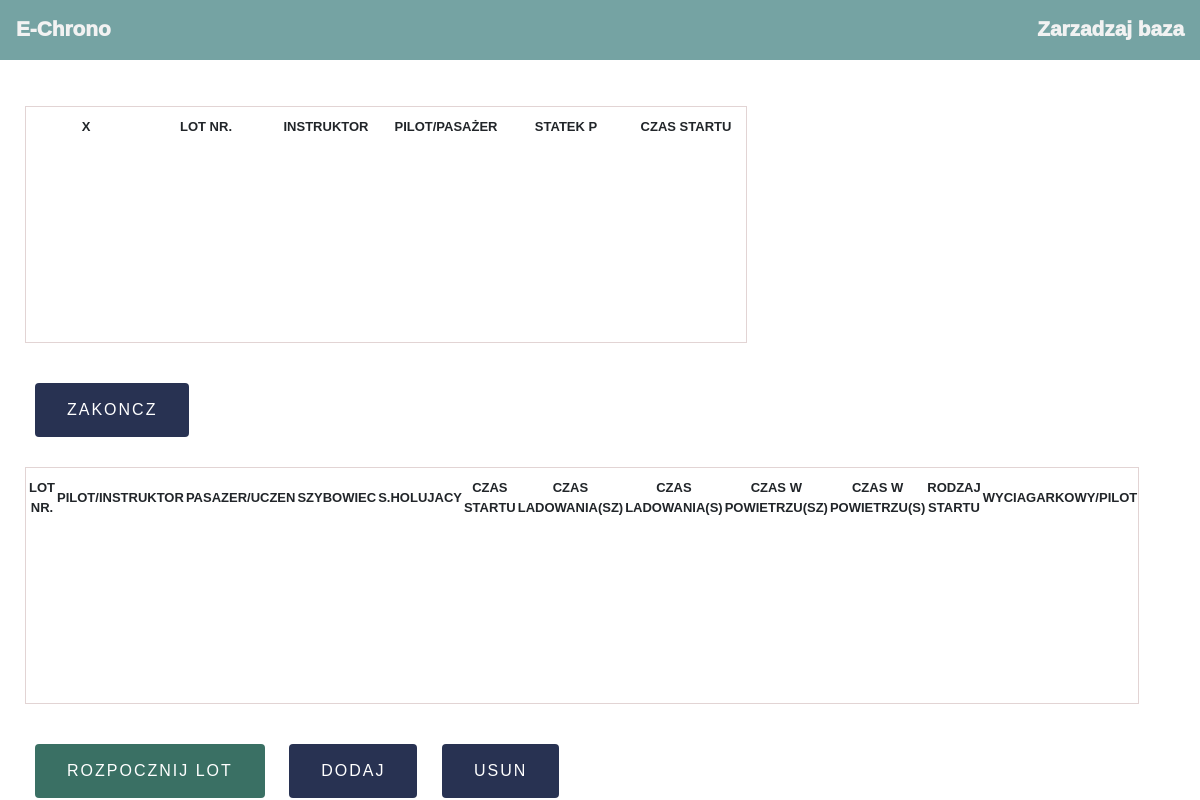
Before: / with the older database file.
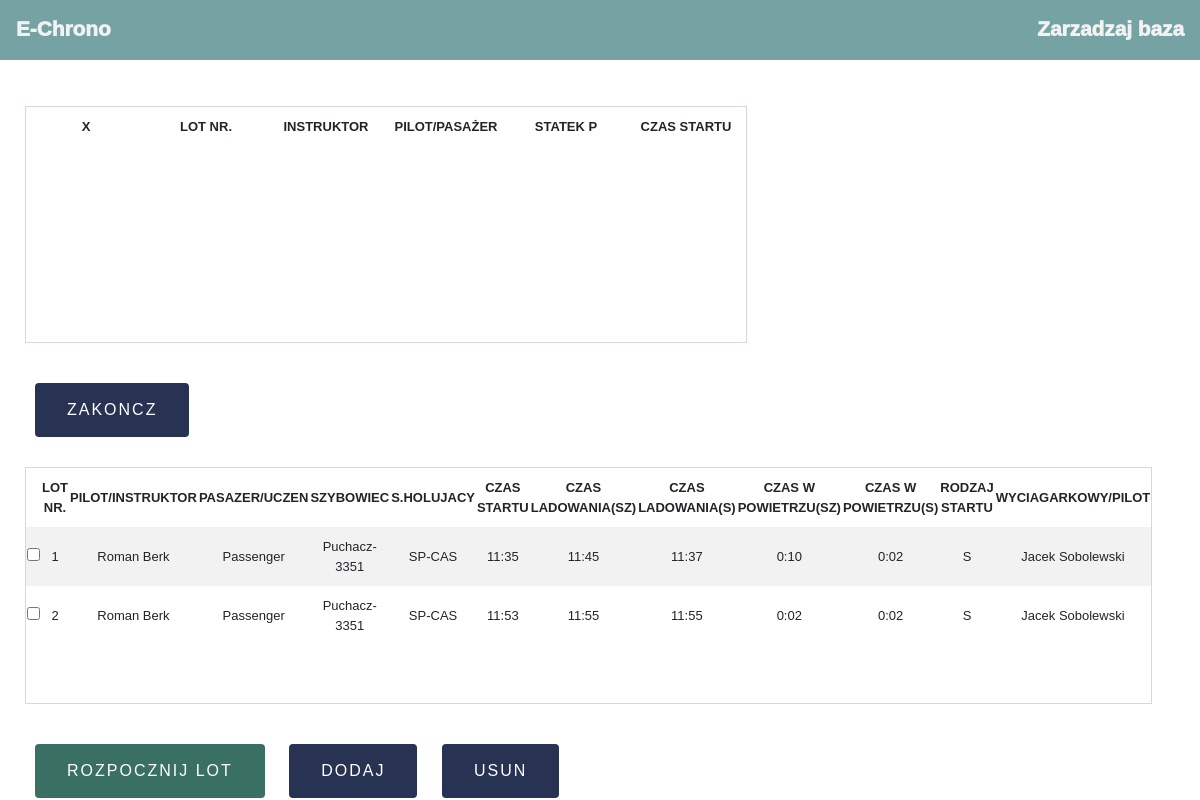
After: the same page with the newer database file.
### DB_Models.py (models this page shows)
class Chronometer(db.Model):
    __tablename__ = "chrono"
    flight_nr = db.Column("flight_nr", db.Integer, primary_key=True, autoincrement=True)
    time_of_start = db.Column("time_of_start", db.String(5),default='-')
    glider_landing_time = db.Column("glider_landing_time", db.String(5), nullable=False,default='-')
    airplane_landing_time = db.Column("airplane_landing_time", db.String(5),default='-')
    glider_tia = db.Column("glider_tia", db.String(5), nullable=False,default='-')
    airplane_tia = db.Column("airplane_tia", db.String(5),default='-')
    start_type = db.Column("start_type", db.String(1))
    winch_operator_id = db.Column(db.Integer, db.ForeignKey("user.id"))
    tow_pilot_id = db.Column(db.Integer, db.ForeignKey("user.id"))
    instructor_id = db.Column(db.Integer, db.ForeignKey("user.id"))
    pilot_passenger_id = db.Column(db.Integer, db.ForeignKey("user.id"))
    glider_id = db.Column(db.Integer, db.ForeignKey("glider.id"))
    airplane_id = db.Column(db.Integer, db.ForeignKey("airplane.id"))
    active = db.Column('active',db.Boolean,default=False)

class User(db.Model):
    __tablename__ = "user"
    id = db.Column("id", db.Integer, primary_key=True, autoincrement=True)
    firstname = db.Column("firstname", db.String(25), nullable=False)
    lastname = db.Column("lastname", db.String(25), nullable=False)
    instructor = db.Column("instructor", db.Boolean, default=False)
    winch_operator = db.Column("winch_operator", db.Boolean, default=False)
    glider_pilot = db.Column("glider_pilot", db.Boolean, default=False)
    airplane_pilot = db.Column("airplane_pilot", db.Boolean, default=False)
    tow_pulls = db.relationship(
        "Chronometer",
        backref="tow_pilot",
        lazy="dynamic",
        foreign_keys="Chronometer.tow_pilot_id",
    )
    winch_pulls = db.relationship(
        "Chronometer",
        backref="winch_operator",
        lazy="dynamic",
        foreign_keys="Chronometer.winch_operator_id",
    )
    instructor_flights = db.relationship(
        "Chronometer",
        backref="instructor",
        lazy="dynamic",
        foreign_keys="Chronometer.instructor_id",
    )
    flights = db.relationship(
        "Chronometer",
        backref="pilot_passenger",
        lazy="dynamic",
        foreign_keys="Chronometer.pilot_passenger_id",
    )

class Glider(db.Model):
    __tablename__ = "glider"
    id = db.Column(db.Integer, primary_key=True, autoincrement=True)
    name = db.Column("name", db.String(20), nullable=False)
    time_in_air = db.Column("time_in_air", db.Integer, default=0)
    flights = db.relationship("Chronometer", backref="glider")

class Airplane(db.Model):
    __tablename__ = "airplane"
    id = db.Column("id", db.Integer, primary_key=True, autoincrement=True)
    name = db.Column("name", db.String(20), nullable=False)
    time_in_air = db.Column("time_in_air", db.Integer, default=0)
    flights = db.relationship("Chronometer", backref="airplane")

### main.py (the view, shortened to what this page needs)
@app.route("/", methods=["GET", "POST"])
def main_page():
    chrono = Chronometer.query.all()
    airplanes = Airplane.query.all()
    gliders = Glider.query.all()
    users = User.query.all()
    airplane_flights = AirplaneFlight.query.all()
    return render_template(
        "main.html", chrono=chrono, airplanes=airplanes, gliders=gliders, users=users, airplane_flights=airplane_flights
    )

### templates/main.html (shortened to what this page needs)
{% extends 'base.html' %}
{% block body %}
<div class="container-sm" style="margin: left;">
   <form action="/stopflight" method="POST">
      <table id="activetable">
         <tr class="nothover">
            <th>X</th>
            <th>Lot nr.</th>
            <th>Instruktor</th>
            <th>Pilot/Pasażer</th>
            <th>Statek P</th>
            <th>Czas Startu</th>
         </tr>
      </table>
      <button id="EndFlight" type="submit" >ZAKONCZ</button>
   </form>
   <form action="/startflight" method="POST">
      <table id="chronotable">
         <tr class="nothover">
            <th></th>
            <th>Lot nr.</th>
            <th>Pilot/Instruktor</th>
            <th>Pasazer/Uczen</th>
            <th>Szybowiec</th>
            <th>S.Holujacy</th>
            <th>Czas Startu</th>
            <th>Czas ladowania(SZ)</th>
            <th>Czas ladowania(S)</th>
            <th>Czas w powietrzu(SZ)</th>
            <th>Czas w powietrzu(S)</th>
            <th>Rodzaj startu</th>
            <th>Wyciagarkowy/Pilot</th>
         </tr>
         {% for c in chrono %}
         <tr>
            <td><input type="checkbox"  name={{c.flight_nr}}></td>
            <td>{{c.flight_nr}}</td>
            <td>{{c.instructor.firstname}} {{c.instructor.lastname}}</td>
            <td>{{c.pilot_passenger.firstname}} {{c.pilot_passenger.lastname}}</td>
            <td>{{c.glider.name}}</td>
            <td>{{c.airplane.name}}</td>
            <td>{{c.time_of_start}}</td>
            <td>{{c.glider_landing_time}}</td>
            <td>{{c.airplane_landing_time}}</td>
            <td>{{c.glider_tia}}</td>
            <td>{{c.airplane_tia}}</td>
            <td>{{c.start_type}}</td>
            {% if c.winch_operator %}
            <td>{{ c.winch_operator.firstname }} {{c.winch_operator.lastname}}</td>
            {% else %}
            <td>{{ c.tow_pilot.firstname }} {{c.tow_pilot.lastname}}</td>
            {% endif %}
         </tr>
         {% endfor %}
      </table>
      <button id="StartFlight" type="submit">Rozpocznij lot</button>
      <button id ="AddNew" type=button data-toggle="modal" data-target="#mymodal">Dodaj</button>
      <button id ="Delete" type="submit" formaction="/deleteflight">Usun</button>
   </form>
</div>
{% endblock %}

### templates/base.html (shortened to what this page needs)
<!DOCTYPE html>
<html lang="en">
   <head>
      <link rel="stylesheet" href="https://stackpath.bootstrapcdn.com/bootstrap/4.4.1/css/bootstrap.min.css">
      <link rel="stylesheet" href="/static/styles.css">
   </head>
   <body style="background-color:#ffffff; font-family:'Trebuchet MS', 'Lucida Sans Unicode', 'Lucida Grande', 'Lucida Sans', Arial, sans-serif">
        <div class="navbar">
         <a href="/">E-Chrono</a>
         <a href='/manage'>Zarzadzaj baza</a>
      </div>
{% block body %}
{% endblock %}
</body>
</html>

### static/styles.css (style rules this page uses)
table, #active_table { border: 1px solid #e2d4d4; border-radius: 8px; margin-top: 30px; margin-bottom: 30px; text-align: center; font-size: 13px; }
.container-sm { margin-left: 10px; margin: left; padding-top: 1em }
.navbar { place-content: space-between; width: 100%; background-color: #75a3a3; height: 60px; overflow: hidden; }
a { color: #f2f2f2; margin-top: 0.25em; font-weight: bold; font-weight: 1000; font-size: 1.3em; text-align: center; }
tr:nth-child(even) { background-color: #f2f2f2; }
td { padding-top: 10px; padding-bottom: 10px; }
th { padding-top: 10px; padding-bottom: 10px; text-transform: uppercase; width: 120px; }
button { border: none; color: white; padding: 15px 32px; text-align: center; text-decoration: none; display: inline-block; font-size: 16px; border-radius: 4px; margin-left: 10px; margin-right: 10px; margin-top: 10px; text-transform: uppercase; letter-spacing: 2px; }
#StartFlight { background-color: #3a7064; }
#AddNew { background-color: #283252; }
#Delete { background-color: #283252; }
#EndFlight { background-color: #283252; }

Changed rows visible on the page:
added Chronometer: flight_nr "1", instructor.firstname "Roman", instructor.lastname "Berk", pilot_passenger.firstname "Passenger", glider.name "Puchacz-3351", airplane.name "SP-CAS", time_of_start "11:35", glider_landing_time "11:45", airplane_landing_time "11:37", glider_tia "0:10", airplane_tia "0:02", start_type "S", tow_pilot.firstname "Jacek", tow_pilot.lastname "Sobolewski"
added Chronometer: flight_nr "2", instructor.firstname "Roman", instructor.lastname "Berk", pilot_passenger.firstname "Passenger", glider.name "Puchacz-3351", airplane.name "SP-CAS", time_of_start "11:53", glider_landing_time "11:55", airplane_landing_time "11:55", glider_tia "0:02", airplane_tia "0:02", start_type "S", tow_pilot.firstname "Jacek", tow_pilot.lastname "Sobolewski"
